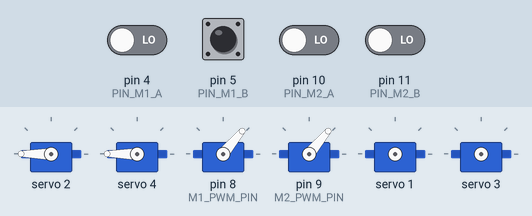
A sketch run on a simulated Arduino Uno, built for the host (arithmetic inside an expression is 32-bit, double 64-bit). Parts: 6 × servo. Wiring (inferred from the names in the program): 2 × servo: signal pin 8 / signal pin 9. The test bench sets the inputs (shaded band); at power-on: pin 4 (PIN_M1_A), pin 5 (PIN_M1_B), pin 10 (PIN_M2_A), pin 11 (PIN_M2_B) LOW. Servo pulses on a pin are drawn as a servo (544–2400 µs = 0–180°); what the sketch prints to the serial monitor is not drawn.

Above: at 0.4 s.
1.6 s: pin 5 (PIN_M1_B) pulsed HIGH 2 times (0.12 s each, 0.3 s apart)
At 3.11 s:
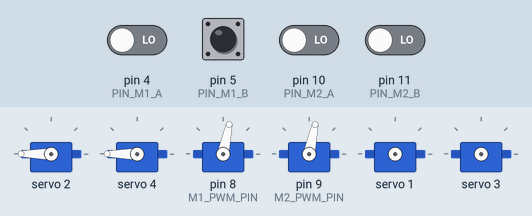
At 5.2 s:
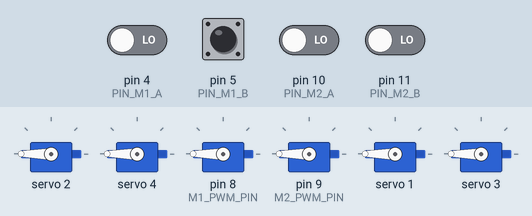
Timing chart, 0 to 6.7 s (numbered marks = the images above; inputs shaded):
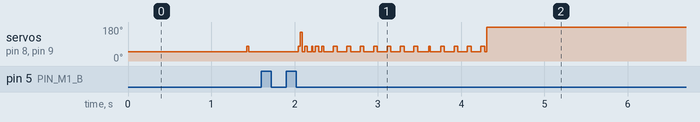

The sketch:

car2_openloop_encoder_test.ino
```cpp
// 排查用：完全繞開PID，開機直接固定duty=OPEN_LOOP_DUTY(對應正式版PID測試中
// 觀察到「duty衝到高檔、位置卻凍結不動」的那個區間)，同時每20ms印一次
// 編碼器原始累積計數。目的是排除「PID增益太衝」跟「馬達/供電/編碼器在
// 固定高duty下本身就會失去扭力或斷訊」這兩種可能——如果開迴路下還是會
// 卡，就跟PID調參無關，是硬體訊號本身的問題。
// 開機後自動跑RUN_MS毫秒，時間到自動停止並保持停止，不需要下任何指令。

#include <Arduino.h>
#include <Wire.h>
#include <Adafruit_PWMServoDriver.h>

Adafruit_PWMServoDriver pwm = Adafruit_PWMServoDriver(0x40, Wire1);

const uint8_t CH_M1_IN1 = 2;
const uint8_t CH_M1_IN2 = 1;
const uint8_t CH_M2_IN1 = 4;
const uint8_t CH_M2_IN2 = 3;

const uint8_t M1_PWM_PIN = 8;
const uint8_t M2_PWM_PIN = 9;

const uint8_t PIN_M1_A = 4;
const uint8_t PIN_M1_B = 5;
const uint8_t PIN_M2_A = 10;
const uint8_t PIN_M2_B = 11;

const uint32_t PWM_PERIOD_US = 200;  // 5kHz，跟正式版一致
const uint8_t OPEN_LOOP_DUTY = 75;   // 對應剛剛閉環測試(target=20%)實際卡住那幾次
                                      // 當下的duty(65~82區間)，同樣條件下開迴路
                                      // 重測一次比較。
const uint32_t RUN_MS = 4000;        // 跟剛剛閉環測試的時間長度接近
const uint32_t LOG_PERIOD_MS = 20;

volatile int32_t posM1 = 0;
volatile int32_t posM2 = 0;
volatile uint8_t stateM1 = 0;
volatile uint8_t stateM2 = 0;

static const int8_t QDEC_TABLE[16] = {
  0, -1, 1, 0,
  1, 0, 0, -1,
  -1, 0, 0, 1,
  0, 1, -1, 0
};

void updateQuadM1() {
  uint8_t a = digitalRead(PIN_M1_A);
  uint8_t b = digitalRead(PIN_M1_B);
  uint8_t newState = (a << 1) | b;
  posM1 += QDEC_TABLE[((stateM1 << 2) | newState) & 0x0F];
  stateM1 = newState;
}
void updateQuadM2() {
  uint8_t a = digitalRead(PIN_M2_A);
  uint8_t b = digitalRead(PIN_M2_B);
  uint8_t newState = (a << 1) | b;
  posM2 += QDEC_TABLE[((stateM2 << 2) | newState) & 0x0F];
  stateM2 = newState;
}
void isrM1A() { updateQuadM1(); }
void isrM1B() { updateQuadM1(); }
void isrM2A() { updateQuadM2(); }
void isrM2B() { updateQuadM2(); }

uint8_t m1Duty = 0;
uint8_t m2Duty = 0;
uint32_t startMs = 0;
uint32_t lastLogMs = 0;
bool stopped = false;

void updateMotorPWM() {
  uint32_t phase = micros() % PWM_PERIOD_US;
  uint32_t m1OnUs = (uint32_t)m1Duty * PWM_PERIOD_US / 255;
  uint32_t m2OnUs = (uint32_t)m2Duty * PWM_PERIOD_US / 255;
  digitalWrite(M1_PWM_PIN, phase < m1OnUs ? HIGH : LOW);
  digitalWrite(M2_PWM_PIN, phase < m2OnUs ? HIGH : LOW);
}

void setup() {
  Serial.begin(115200);
  delay(300);

  pinMode(M1_PWM_PIN, OUTPUT);
  pinMode(M2_PWM_PIN, OUTPUT);
  pinMode(PIN_M1_A, INPUT);
  pinMode(PIN_M1_B, INPUT);
  pinMode(PIN_M2_A, INPUT);
  pinMode(PIN_M2_B, INPUT);
  attachInterrupt(digitalPinToInterrupt(PIN_M1_A), isrM1A, CHANGE);
  attachInterrupt(digitalPinToInterrupt(PIN_M1_B), isrM1B, CHANGE);
  attachInterrupt(digitalPinToInterrupt(PIN_M2_A), isrM2A, CHANGE);
  attachInterrupt(digitalPinToInterrupt(PIN_M2_B), isrM2B, CHANGE);

  Wire1.begin();
  pwm.begin();
  pwm.setPWMFreq(50);

  pwm.setPin(CH_M1_IN1, 4095);
  pwm.setPin(CH_M1_IN2, 0);
  pwm.setPin(CH_M2_IN1, 4095);
  pwm.setPin(CH_M2_IN2, 0);

  Serial.print(F("=== 開迴路排除測試：固定duty="));
  Serial.print(OPEN_LOOP_DUTY);
  Serial.println(F("，跑3秒後自動停止 ==="));

  startMs = millis();
  lastLogMs = startMs;
  m1Duty = OPEN_LOOP_DUTY;
  m2Duty = OPEN_LOOP_DUTY;
}

void loop() {
  updateMotorPWM();
  uint32_t now = millis();

  if (!stopped && (now - startMs >= RUN_MS)) {
    stopped = true;
    m1Duty = 0;
    m2Duty = 0;
    pwm.setPin(CH_M1_IN1, 4095);
    pwm.setPin(CH_M1_IN2, 4095);
    pwm.setPin(CH_M2_IN1, 4095);
    pwm.setPin(CH_M2_IN2, 4095);
    Serial.println(F("=== 測試結束，已停止 ==="));
  }

  if (now - lastLogMs >= LOG_PERIOD_MS) {
    lastLogMs = now;
    Serial.print(F("[ol] t="));
    Serial.print(now - startMs);
    Serial.print(F(" posM1="));
    Serial.print(posM1);
    Serial.print(F(" posM2="));
    Serial.print(posM2);
    Serial.print(F(" dutyM1="));
    Serial.print(m1Duty);
    Serial.print(F(" dutyM2="));
    Serial.println(m2Duty);
  }
}
```
